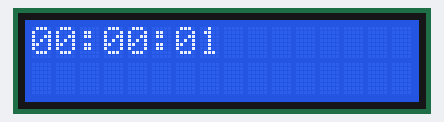
The sketch below on a simulated Arduino Uno, built with avr-gcc and run on an emulated ATmega328P. Parts: 16×2 character LCD.

Above: at 0.1 s.
At 4.1 s:
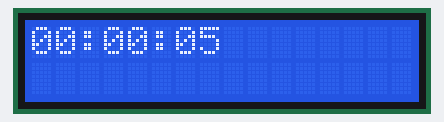
At 9.1 s:
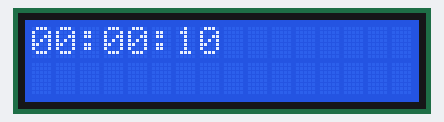
At 19.2 s:
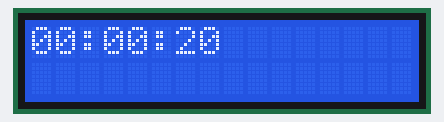
At 28.2 s:
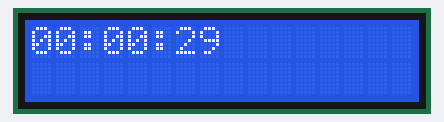
At 38.2 s:
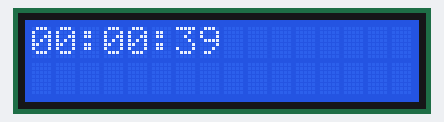

Measured:
- what the display in image 1 shows lasts 1.0 s, from 4.1 s to 5.1 s

The sketch:

job06.ino
```cpp
#include <LiquidCrystal.h>

LiquidCrystal lcd(2, 3, 4, 5, 6, 7);
int seconde;
int minute;
int heure;

void setup() {
  lcd.begin(16, 2);
}

void loop() {
  seconde++;
  if(seconde == 60)
  {
    seconde = 0;
    minute++;
  }
  if(minute == 60)
  {
    minute = 0;
    heure++;
  }
  if(heure >= 24)
  {
    heure = 0;
  }

  if(heure < 10)
  {
    lcd.print("0");
    lcd.print(heure);
    lcd.print(":");
  } else{
    lcd.print(heure);
    lcd.print(":");
  }

  if(minute < 10)
  {
    lcd.print("0");
    lcd.print(minute);
    lcd.print(":");
  } else{
    lcd.print(minute);
    lcd.print(":");
  }

  if(seconde < 10)
  {
    lcd.print("0");
    lcd.print(seconde);
  } else{
    lcd.print(seconde);
  }

  delay(1000);
  lcd.clear();
}
```
